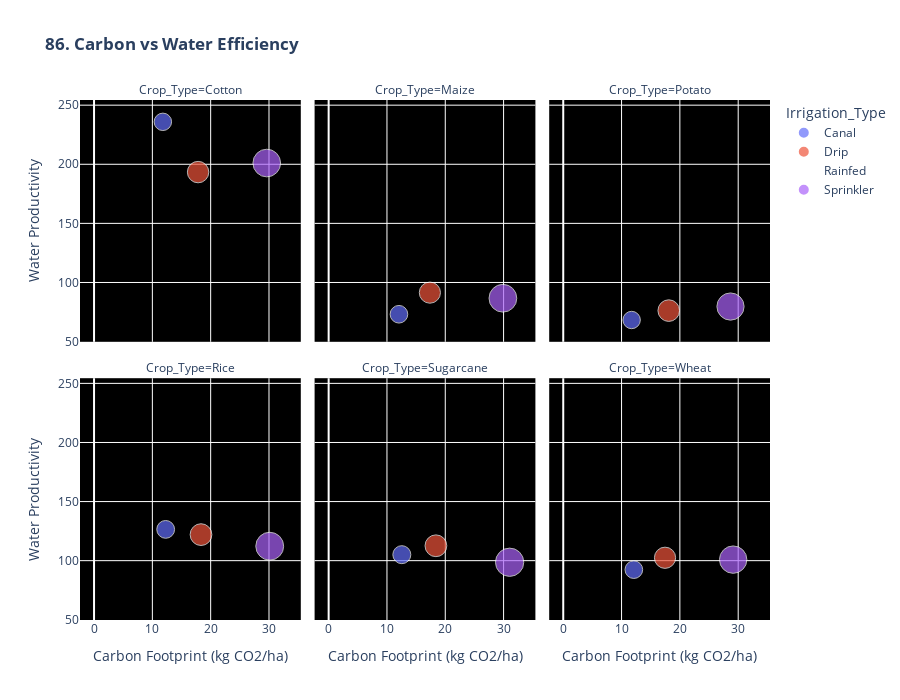

Source (notebook cell):
### Markdown cell above
### *86. Carbon Footprint Analysis*

### Code cell
print("\n86. Carbon Footprint...")

# Assign carbon coefficients (kg CO2 per mm irrigation)
carbon_coeff = {'Drip': 0.3, 'Sprinkler': 0.5, 'Canal': 0.2, 'Rainfed': 0}
df['Carbon_Footprint'] = df['Previous_Irrigation_mm'] * df['Irrigation_Type'].map(carbon_coeff)

df["Crop_Price"] = pd.to_numeric(df["Crop_Price"], errors="coerce")
df["Previous_Irrigation_mm"] = pd.to_numeric(df["Previous_Irrigation_mm"], errors="coerce")

df["Revenue_per_ha"] = df["Crop_Price"] * 10  # Simplified yield
df["Profit_per_ha"] = df["Revenue_per_ha"] - df["Previous_Irrigation_mm"] * 0.1  # Cost of water
df["Water_Productivity"] = df["Revenue_per_ha"] / (df["Previous_Irrigation_mm"] + 1)

carbon_stats = df.groupby(['Crop_Type', 'Irrigation_Type'], observed=False).agg({
    'Carbon_Footprint': 'mean',
    'Water_Productivity': 'mean'
}).reset_index()

fig86 = px.scatter(carbon_stats, x='Carbon_Footprint', y='Water_Productivity',
                   color='Irrigation_Type', size='Carbon_Footprint',
                   facet_col='Crop_Type', facet_col_wrap=3,
                   title='<b>86. Carbon vs Water Efficiency</b>',
                   labels={'Carbon_Footprint': 'Carbon Footprint (kg CO2/ha)',
                          'Water_Productivity': 'Water Productivity'})

fig86.update_layout(height=700, plot_bgcolor='black')
fig86.show()

### Figure 1 — Plotly figure (JSON) as saved in the notebook; plotly's stock layout.template omitted (floating-point values rounded to 4 significant figures)
{"data": [{"hovertemplate": "Irrigation_Type=Canal<br>Crop_Type=Cotton<br>Carbon Footprint (kg CO2/ha)=%{marker.size}<br>Water Productivity=%{y}<extra></extra>", "legendgroup": "Canal", "marker": {"color": "#636efa", "size": [11.8], "sizemode": "area", "sizeref": 0.07758, "symbol": "circle"}, "mode": "markers", "name": "Canal", "orientation": "v", "showlegend": true, "type": "scatter", "x": [11.8], "xaxis": "x4", "y": [235.9], "yaxis": "y4"}, {"hovertemplate": "Irrigation_Type=Canal<br>Crop_Type=Maize<br>Carbon Footprint (kg CO2/ha)=%{marker.size}<br>Water Productivity=%{y}<extra></extra>", "legendgroup": "Canal", "marker": {"color": "#636efa", "size": [12.06], "sizemode": "area", "sizeref": 0.07758, "symbol": "circle"}, "mode": "markers", "name": "Canal", "orientation": "v", "showlegend": false, "type": "scatter", "x": [12.06], "xaxis": "x5", "y": [73.11], "yaxis": "y5"}, {"hovertemplate": "Irrigation_Type=Canal<br>Crop_Type=Potato<br>Carbon Footprint (kg CO2/ha)=%{marker.size}<br>Water Productivity=%{y}<extra></extra>", "legendgroup": "Canal", "marker": {"color": "#636efa", "size": [11.73], "sizemode": "area", "sizeref": 0.07758, "symbol": "circle"}, "mode": "markers", "name": "Canal", "orientation": "v", "showlegend": false, "type": "scatter", "x": [11.73], "xaxis": "x6", "y": [68.26], "yaxis": "y6"}, {"hovertemplate": "Irrigation_Type=Canal<br>Crop_Type=Rice<br>Carbon Footprint (kg CO2/ha)=%{marker.size}<br>Water Productivity=%{y}<extra></extra>", "legendgroup": "Canal", "marker": {"color": "#636efa", "size": [12.29], "sizemode": "area", "sizeref": 0.07758, "symbol": "circle"}, "mode": "markers", "name": "Canal", "orientation": "v", "showlegend": false, "type": "scatter", "x": [12.29], "xaxis": "x", "y": [126.5], "yaxis": "y"}, {"hovertemplate": "Irrigation_Type=Canal<br>Crop_Type=Sugarcane<br>Carbon Footprint (kg CO2/ha)=%{marker.size}<br>Water Productivity=%{y}<extra></extra>", "legendgroup": "Canal", "marker": {"color": "#636efa", "size": [12.55], "sizemode": "area", "sizeref": 0.07758, "symbol": "circle"}, "mode": "markers", "name": "Canal", "orientation": "v", "showlegend": false, "type": "scatter", "x": [12.55], "xaxis": "x2", "y": [105.1], "yaxis": "y2"}, {"hovertemplate": "Irrigation_Type=Canal<br>Crop_Type=Wheat<br>Carbon Footprint (kg CO2/ha)=%{marker.size}<br>Water Productivity=%{y}<extra></extra>", "legendgroup": "Canal", "marker": {"color": "#636efa", "size": [12.11], "sizemode": "area", "sizeref": 0.07758, "symbol": "circle"}, "mode": "markers", "name": "Canal", "orientation": "v", "showlegend": false, "type": "scatter", "x": [12.11], "xaxis": "x3", "y": [92.4], "yaxis": "y3"}, {"hovertemplate": "Irrigation_Type=Drip<br>Crop_Type=Cotton<br>Carbon Footprint (kg CO2/ha)=%{marker.size}<br>Water Productivity=%{y}<extra></extra>", "legendgroup": "Drip", "marker": {"color": "#EF553B", "size": [17.84], "sizemode": "area", "sizeref": 0.07758, "symbol": "circle"}, "mode": "markers", "name": "Drip", "orientation": "v", "showlegend": true, "type": "scatter", "x": [17.84], "xaxis": "x4", "y": [193.4], "yaxis": "y4"}, {"hovertemplate": "Irrigation_Type=Drip<br>Crop_Type=Maize<br>Carbon Footprint (kg CO2/ha)=%{marker.size}<br>Water Productivity=%{y}<extra></extra>", "legendgroup": "Drip", "marker": {"color": "#EF553B", "size": [17.36], "sizemode": "area", "sizeref": 0.07758, "symbol": "circle"}, "mode": "markers", "name": "Drip", "orientation": "v", "showlegend": false, "type": "scatter", "x": [17.36], "xaxis": "x5", "y": [91.4], "yaxis": "y5"}, {"hovertemplate": "Irrigation_Type=Drip<br>Crop_Type=Potato<br>Carbon Footprint (kg CO2/ha)=%{marker.size}<br>Water Productivity=%{y}<extra></extra>", "legendgroup": "Drip", "marker": {"color": "#EF553B", "size": [18.09], "sizemode": "area", "sizeref": 0.07758, "symbol": "circle"}, "mode": "markers", "name": "Drip", "orientation": "v", "showlegend": false, "type": "scatter", "x": [18.09], "xaxis": "x6", "y": [76.19], "yaxis": "y6"}, {"hovertemplate": "Irrigation_Type=Drip<br>Crop_Type=Rice<br>Carbon Footprint (kg CO2/ha)=%{marker.size}<br>Water Productivity=%{y}<extra></extra>", "legendgroup": "Drip", "marker": {"color": "#EF553B", "size": [18.34], "sizemode": "area", "sizeref": 0.07758, "symbol": "circle"}, "mode": "markers", "name": "Drip", "orientation": "v", "showlegend": false, "type": "scatter", "x": [18.34], "xaxis": "x", "y": [122.0], "yaxis": "y"}, {"hovertemplate": "Irrigation_Type=Drip<br>Crop_Type=Sugarcane<br>Carbon Footprint (kg CO2/ha)=%{marker.size}<br>Water Productivity=%{y}<extra></extra>", "legendgroup": "Drip", "marker": {"color": "#EF553B", "size": [18.39], "sizemode": "area", "sizeref": 0.07758, "symbol": "circle"}, "mode": "markers", "name": "Drip", "orientation": "v", "showlegend": false, "type": "scatter", "x": [18.39], "xaxis": "x2", "y": [112.6], "yaxis": "y2"}, {"hovertemplate": "Irrigation_Type=Drip<br>Crop_Type=Wheat<br>Carbon Footprint (kg CO2/ha)=%{marker.size}<br>Water Productivity=%{y}<extra></extra>", "legendgroup": "Drip", "marker": {"color": "#EF553B", "size": [17.45], "sizemode": "area", "sizeref": 0.07758, "symbol": "circle"}, "mode": "markers", "name": "Drip", "orientation": "v", "showlegend": false, "type": "scatter", "x": [17.45], "xaxis": "x3", "y": [102.5], "yaxis": "y3"}, {"hovertemplate": "Irrigation_Type=Rainfed<br>Crop_Type=Cotton<br>Carbon Footprint (kg CO2/ha)=%{marker.size}<br>Water Productivity=%{y}<extra></extra>", "legendgroup": "Rainfed", "marker": {"color": "#00cc96", "size": [0.0], "sizemode": "area", "sizeref": 0.07758, "symbol": "circle"}, "mode": "markers", "name": "Rainfed", "orientation": "v", "showlegend": true, "type": "scatter", "x": [0.0], "xaxis": "x4", "y": [203.4], "yaxis": "y4"}, {"hovertemplate": "Irrigation_Type=Rainfed<br>Crop_Type=Maize<br>Carbon Footprint (kg CO2/ha)=%{marker.size}<br>Water Productivity=%{y}<extra></extra>", "legendgroup": "Rainfed", "marker": {"color": "#00cc96", "size": [0.0], "sizemode": "area", "sizeref": 0.07758, "symbol": "circle"}, "mode": "markers", "name": "Rainfed", "orientation": "v", "showlegend": false, "type": "scatter", "x": [0.0], "xaxis": "x5", "y": [90.39], "yaxis": "y5"}, {"hovertemplate": "Irrigation_Type=Rainfed<br>Crop_Type=Potato<br>Carbon Footprint (kg CO2/ha)=%{marker.size}<br>Water Productivity=%{y}<extra></extra>", "legendgroup": "Rainfed", "marker": {"color": "#00cc96", "size": [0.0], "sizemode": "area", "sizeref": 0.07758, "symbol": "circle"}, "mode": "markers", "name": "Rainfed", "orientation": "v", "showlegend": false, "type": "scatter", "x": [0.0], "xaxis": "x6", "y": [96.11], "yaxis": "y6"}, {"hovertemplate": "Irrigation_Type=Rainfed<br>Crop_Type=Rice<br>Carbon Footprint (kg CO2/ha)=%{marker.size}<br>Water Productivity=%{y}<extra></extra>", "legendgroup": "Rainfed", "marker": {"color": "#00cc96", "size": [0.0], "sizemode": "area", "sizeref": 0.07758, "symbol": "circle"}, "mode": "markers", "name": "Rainfed", "orientation": "v", "showlegend": false, "type": "scatter", "x": [0.0], "xaxis": "x", "y": [104.7], "yaxis": "y"}, {"hovertemplate": "Irrigation_Type=Rainfed<br>Crop_Type=Sugarcane<br>Carbon Footprint (kg CO2/ha)=%{marker.size}<br>Water Productivity=%{y}<extra></extra>", "legendgroup": "Rainfed", "marker": {"color": "#00cc96", "size": [0.0], "sizemode": "area", "sizeref": 0.07758, "symbol": "circle"}, "mode": "markers", "name": "Rainfed", "orientation": "v", "showlegend": false, "type": "scatter", "x": [0.0], "xaxis": "x2", "y": [92.66], "yaxis": "y2"}, {"hovertemplate": "Irrigation_Type=Rainfed<br>Crop_Type=Wheat<br>Carbon Footprint (kg CO2/ha)=%{marker.size}<br>Water Productivity=%{y}<extra></extra>", "legendgroup": "Rainfed", "marker": {"color": "#00cc96", "size": [0.0], "sizemode": "area", "sizeref": 0.07758, "symbol": "circle"}, "mode": "markers", "name": "Rainfed", "orientation": "v", "showlegend": false, "type": "scatter", "x": [0.0], "xaxis": "x3", "y": [91.3], "yaxis": "y3"}, {"hovertemplate": "Irrigation_Type=Sprinkler<br>Crop_Type=Cotton<br>Carbon Footprint (kg CO2/ha)=%{marker.size}<br>Water Productivity=%{y}<extra></extra>", "legendgroup": "Sprinkler", "marker": {"color": "#ab63fa", "size": [29.62], "sizemode": "area", "sizeref": 0.07758, "symbol": "circle"}, "mode": "markers", "name": "Sprinkler", "orientation": "v", "showlegend": true, "type": "scatter", "x": [29.62], "xaxis": "x4", "y": [201.0], "yaxis": "y4"}, {"hovertemplate": "Irrigation_Type=Sprinkler<br>Crop_Type=Maize<br>Carbon Footprint (kg CO2/ha)=%{marker.size}<br>Water Productivity=%{y}<extra></extra>", "legendgroup": "Sprinkler", "marker": {"color": "#ab63fa", "size": [29.88], "sizemode": "area", "sizeref": 0.07758, "symbol": "circle"}, "mode": "markers", "name": "Sprinkler", "orientation": "v", "showlegend": false, "type": "scatter", "x": [29.88], "xaxis": "x5", "y": [86.65], "yaxis": "y5"}, {"hovertemplate": "Irrigation_Type=Sprinkler<br>Crop_Type=Potato<br>Carbon Footprint (kg CO2/ha)=%{marker.size}<br>Water Productivity=%{y}<extra></extra>", "legendgroup": "Sprinkler", "marker": {"color": "#ab63fa", "size": [28.68], "sizemode": "area", "sizeref": 0.07758, "symbol": "circle"}, "mode": "markers", "name": "Sprinkler", "orientation": "v", "showlegend": false, "type": "scatter", "x": [28.68], "xaxis": "x6", "y": [79.64], "yaxis": "y6"}, {"hovertemplate": "Irrigation_Type=Sprinkler<br>Crop_Type=Rice<br>Carbon Footprint (kg CO2/ha)=%{marker.size}<br>Water Productivity=%{y}<extra></extra>", "legendgroup": "Sprinkler", "marker": {"color": "#ab63fa", "size": [30.13], "sizemode": "area", "sizeref": 0.07758, "symbol": "circle"}, "mode": "markers", "name": "Sprinkler", "orientation": "v", "showlegend": false, "type": "scatter", "x": [30.13], "xaxis": "x", "y": [112.2], "yaxis": "y"}, {"hovertemplate": "Irrigation_Type=Sprinkler<br>Crop_Type=Sugarcane<br>Carbon Footprint (kg CO2/ha)=%{marker.size}<br>Water Productivity=%{y}<extra></extra>", "legendgroup": "Sprinkler", "marker": {"color": "#ab63fa", "size": [31.03], "sizemode": "area", "sizeref": 0.07758, "symbol": "circle"}, "mode": "markers", "name": "Sprinkler", "orientation": "v", "showlegend": false, "type": "scatter", "x": [31.03], "xaxis": "x2", "y": [98.66], "yaxis": "y2"}, {"hovertemplate": "Irrigation_Type=Sprinkler<br>Crop_Type=Wheat<br>Carbon Footprint (kg CO2/ha)=%{marker.size}<br>Water Productivity=%{y}<extra></extra>", "legendgroup": "Sprinkler", "marker": {"color": "#ab63fa", "size": [29.14], "sizemode": "area", "sizeref": 0.07758, "symbol": "circle"}, "mode": "markers", "name": "Sprinkler", "orientation": "v", "showlegend": false, "type": "scatter", "x": [29.14], "xaxis": "x3", "y": [100.9], "yaxis": "y3"}], "layout": {"annotations": [{"font": {}, "showarrow": false, "text": "Crop_Type=Rice", "x": 0.16, "xanchor": "center", "xref": "paper", "y": 0.465, "yanchor": "bottom", "yref": "paper"}, {"font": {}, "showarrow": false, "text": "Crop_Type=Sugarcane", "x": 0.5, "xanchor": "center", "xref": "paper", "y": 0.465, "yanchor": "bottom", "yref": "paper"}, {"font": {}, "showarrow": false, "text": "Crop_Type=Wheat", "x": 0.84, "xanchor": "center", "xref": "paper", "y": 0.465, "yanchor": "bottom", "yref": "paper"}, {"font": {}, "showarrow": false, "text": "Crop_Type=Cotton", "x": 0.16, "xanchor": "center", "xref": "paper", "y": 1.0, "yanchor": "bottom", "yref": "paper"}, {"font": {}, "showarrow": false, "text": "Crop_Type=Maize", "x": 0.5, "xanchor": "center", "xref": "paper", "y": 1.0, "yanchor": "bottom", "yref": "paper"}, {"font": {}, "showarrow": false, "text": "Crop_Type=Potato", "x": 0.84, "xanchor": "center", "xref": "paper", "y": 1.0, "yanchor": "bottom", "yref": "paper"}], "height": 700, "legend": {"itemsizing": "constant", "title": {"text": "Irrigation_Type"}, "tracegroupgap": 0}, "plot_bgcolor": "black", "title": {"text": "<b>86. Carbon vs Water Efficiency</b>"}, "xaxis": {"anchor": "y", "domain": [0, 0.32], "title": {"text": "Carbon Footprint (kg CO2/ha)"}}, "xaxis2": {"anchor": "y2", "domain": [0.34, 0.66], "matches": "x", "title": {"text": "Carbon Footprint (kg CO2/ha)"}}, "xaxis3": {"anchor": "y3", "domain": [0.68, 1.0], "matches": "x", "title": {"text": "Carbon Footprint (kg CO2/ha)"}}, "xaxis4": {"anchor": "y4", "domain": [0, 0.32], "matches": "x", "showticklabels": false}, "xaxis5": {"anchor": "y5", "domain": [0.34, 0.66], "matches": "x", "showticklabels": false}, "xaxis6": {"anchor": "y6", "domain": [0.68, 1.0], "matches": "x", "showticklabels": false}, "yaxis": {"anchor": "x", "domain": [0, 0.465], "title": {"text": "Water Productivity"}}, "yaxis2": {"anchor": "x2", "domain": [0, 0.465], "matches": "y", "showticklabels": false}, "yaxis3": {"anchor": "x3", "domain": [0, 0.465], "matches": "y", "showticklabels": false}, "yaxis4": {"anchor": "x4", "domain": [0.535, 1.0], "matches": "y", "title": {"text": "Water Productivity"}}, "yaxis5": {"anchor": "x5", "domain": [0.535, 1.0], "matches": "y", "showticklabels": false}, "yaxis6": {"anchor": "x6", "domain": [0.535, 1.0], "matches": "y", "showticklabels": false}}}
